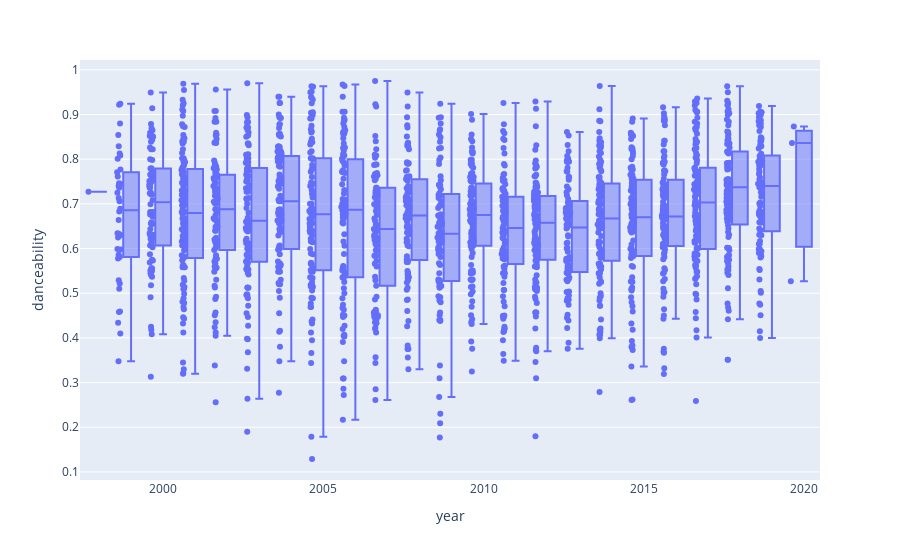

Notebook cell for this chart:
### Code cell
fig = px.box(df, x="year", y="danceability", points="all")
fig.show()

### Figure 1 — Plotly figure (JSON) as saved in the notebook; plotly's stock layout.template omitted (floating-point values rounded to 4 significant figures; data arrays with more than 128 entries replaced by an {"elided": "..."} marker saying what was removed)
{"data": [{"alignmentgroup": "True", "boxpoints": "all", "hovertemplate": "year=%{x}<br>danceability=%{y}<extra></extra>", "legendgroup": "", "marker": {"color": "#636efa"}, "name": "", "notched": false, "offsetgroup": "", "orientation": "v", "showlegend": false, "type": "box", "x": {"elided": "2000 int values"}, "x0": " ", "xaxis": "x", "y": {"elided": "2000 float values"}, "y0": " ", "yaxis": "y"}], "layout": {"boxmode": "group", "legend": {"tracegroupgap": 0}, "margin": {"t": 60}, "xaxis": {"anchor": "y", "domain": [0, 1], "title": {"text": "year"}}, "yaxis": {"anchor": "x", "domain": [0, 1], "title": {"text": "danceability"}}}}
